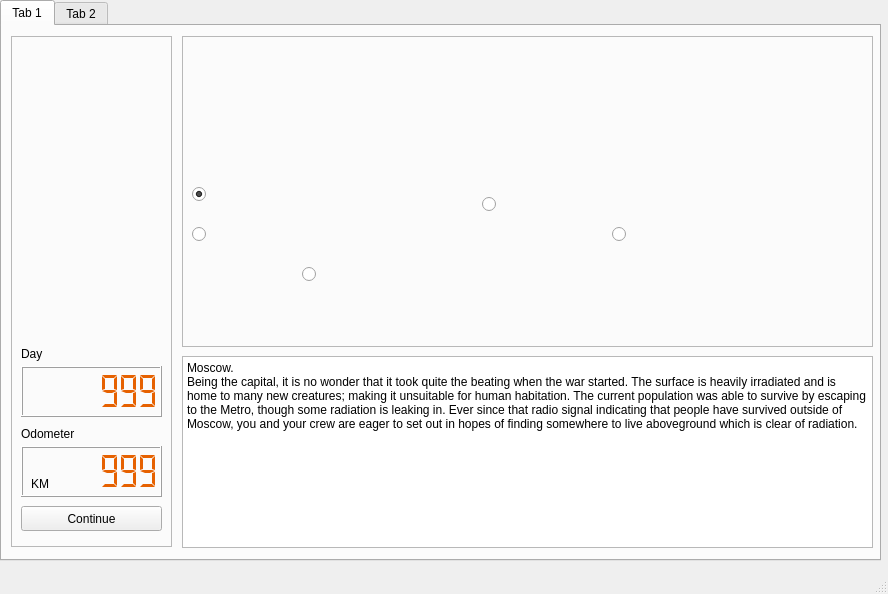
<?xml version="1.0" encoding="UTF-8"?>
<ui version="4.0">
 <class>MainWindow</class>
 <widget class="QMainWindow" name="MainWindow">
  <property name="geometry">
   <rect>
    <x>0</x>
    <y>0</y>
    <width>888</width>
    <height>594</height>
   </rect>
  </property>
  <property name="windowTitle">
   <string>MainWindow</string>
  </property>
  <widget class="QWidget" name="centralwidget">
   <widget class="QTabWidget" name="tabWidget">
    <property name="geometry">
     <rect>
      <x>0</x>
      <y>0</y>
      <width>881</width>
      <height>561</height>
     </rect>
    </property>
    <property name="currentIndex">
     <number>0</number>
    </property>
    <widget class="QWidget" name="tab">
     <attribute name="title">
      <string>Tab 1</string>
     </attribute>
     <widget class="QFrame" name="map_frame">
      <property name="geometry">
       <rect>
        <x>180</x>
        <y>10</y>
        <width>691</width>
        <height>311</height>
       </rect>
      </property>
      <property name="frameShape">
       <enum>QFrame::Shape::StyledPanel</enum>
      </property>
      <property name="frameShadow">
       <enum>QFrame::Shadow::Raised</enum>
      </property>
      <widget class="QLabel" name="label_m_map">
       <property name="geometry">
        <rect>
         <x>10</x>
         <y>10</y>
         <width>671</width>
         <height>291</height>
        </rect>
       </property>
       <property name="text">
        <string/>
       </property>
       <property name="pixmap">
        <pixmap>images/map.png</pixmap>
       </property>
      </widget>
      <widget class="QRadioButton" name="indicatorMoscow">
       <property name="geometry">
        <rect>
         <x>10</x>
         <y>150</y>
         <width>16</width>
         <height>16</height>
        </rect>
       </property>
       <property name="text">
        <string/>
       </property>
       <property name="checkable">
        <bool>true</bool>
       </property>
       <property name="checked">
        <bool>true</bool>
       </property>
      </widget>
      <widget class="QRadioButton" name="indicatorVolga">
       <property name="geometry">
        <rect>
         <x>10</x>
         <y>190</y>
         <width>16</width>
         <height>16</height>
        </rect>
       </property>
       <property name="text">
        <string/>
       </property>
       <property name="checkable">
        <bool>false</bool>
       </property>
       <property name="checked">
        <bool>false</bool>
       </property>
      </widget>
      <widget class="QRadioButton" name="indicatorCaspian">
       <property name="geometry">
        <rect>
         <x>120</x>
         <y>230</y>
         <width>16</width>
         <height>16</height>
        </rect>
       </property>
       <property name="text">
        <string/>
       </property>
       <property name="checkable">
        <bool>false</bool>
       </property>
       <property name="checked">
        <bool>false</bool>
       </property>
      </widget>
      <widget class="QRadioButton" name="indicatorNovosibirsk">
       <property name="geometry">
        <rect>
         <x>300</x>
         <y>160</y>
         <width>16</width>
         <height>16</height>
        </rect>
       </property>
       <property name="text">
        <string/>
       </property>
       <property name="checkable">
        <bool>false</bool>
       </property>
       <property name="checked">
        <bool>false</bool>
       </property>
      </widget>
      <widget class="QRadioButton" name="indicatorEnd">
       <property name="geometry">
        <rect>
         <x>430</x>
         <y>190</y>
         <width>16</width>
         <height>16</height>
        </rect>
       </property>
       <property name="text">
        <string/>
       </property>
       <property name="checkable">
        <bool>false</bool>
       </property>
       <property name="checked">
        <bool>false</bool>
       </property>
      </widget>
     </widget>
     <widget class="QFrame" name="frame">
      <property name="geometry">
       <rect>
        <x>9</x>
        <y>10</y>
        <width>161</width>
        <height>511</height>
       </rect>
      </property>
      <property name="frameShape">
       <enum>QFrame::Shape::StyledPanel</enum>
      </property>
      <property name="frameShadow">
       <enum>QFrame::Shadow::Raised</enum>
      </property>
      <widget class="QLCDNumber" name="lcdNumber_mosc_odo">
       <property name="geometry">
        <rect>
         <x>10</x>
         <y>410</y>
         <width>141</width>
         <height>51</height>
        </rect>
       </property>
       <property name="styleSheet">
        <string notr="true">QLCDNumber{color:rgb(230, 97, 0);}</string>
       </property>
       <property name="digitCount">
        <number>7</number>
       </property>
       <property name="mode">
        <enum>QLCDNumber::Mode::Dec</enum>
       </property>
       <property name="segmentStyle">
        <enum>QLCDNumber::SegmentStyle::Flat</enum>
       </property>
       <property name="value" stdset="0">
        <double>999.000000000000000</double>
       </property>
      </widget>
      <widget class="QLCDNumber" name="lcdNumber_mosc_day">
       <property name="geometry">
        <rect>
         <x>10</x>
         <y>330</y>
         <width>141</width>
         <height>51</height>
        </rect>
       </property>
       <property name="styleSheet">
        <string notr="true">QLCDNumber{color:rgb(230, 97, 0);}</string>
       </property>
       <property name="digitCount">
        <number>7</number>
       </property>
       <property name="mode">
        <enum>QLCDNumber::Mode::Dec</enum>
       </property>
       <property name="segmentStyle">
        <enum>QLCDNumber::SegmentStyle::Flat</enum>
       </property>
       <property name="value" stdset="0">
        <double>999.000000000000000</double>
       </property>
      </widget>
      <widget class="QPushButton" name="pushButton">
       <property name="geometry">
        <rect>
         <x>10</x>
         <y>470</y>
         <width>141</width>
         <height>25</height>
        </rect>
       </property>
       <property name="text">
        <string>Continue</string>
       </property>
      </widget>
      <widget class="QLabel" name="label">
       <property name="geometry">
        <rect>
         <x>10</x>
         <y>310</y>
         <width>49</width>
         <height>16</height>
        </rect>
       </property>
       <property name="text">
        <string>Day</string>
       </property>
      </widget>
      <widget class="QLabel" name="label_2">
       <property name="geometry">
        <rect>
         <x>10</x>
         <y>390</y>
         <width>61</width>
         <height>16</height>
        </rect>
       </property>
       <property name="text">
        <string>Odometer</string>
       </property>
      </widget>
      <widget class="QLabel" name="label_3">
       <property name="geometry">
        <rect>
         <x>20</x>
         <y>440</y>
         <width>21</width>
         <height>16</height>
        </rect>
       </property>
       <property name="text">
        <string>KM</string>
       </property>
      </widget>
     </widget>
     <widget class="QTextBrowser" name="textBrowser">
      <property name="geometry">
       <rect>
        <x>180</x>
        <y>330</y>
        <width>691</width>
        <height>192</height>
       </rect>
      </property>
      <property name="html">
       <string>&lt;!DOCTYPE HTML PUBLIC &quot;-//W3C//DTD HTML 4.0//EN&quot; &quot;http://www.w3.org/TR/REC-html40/strict.dtd&quot;&gt;
&lt;html&gt;&lt;head&gt;&lt;meta name=&quot;qrichtext&quot; content=&quot;1&quot; /&gt;&lt;meta charset=&quot;utf-8&quot; /&gt;&lt;style type=&quot;text/css&quot;&gt;
p, li { white-space: pre-wrap; }
hr { height: 1px; border-width: 0; }
li.unchecked::marker { content: &quot;\2610&quot;; }
li.checked::marker { content: &quot;\2612&quot;; }
&lt;/style&gt;&lt;/head&gt;&lt;body style=&quot; font-family:'IBM Plex Sans'; font-size:10pt; font-weight:400; font-style:normal;&quot;&gt;
&lt;p style=&quot; margin-top:0px; margin-bottom:0px; margin-left:0px; margin-right:0px; -qt-block-indent:0; text-indent:0px;&quot;&gt;&lt;span style=&quot; font-family:'Segoe UI'; font-size:9pt;&quot;&gt;Moscow.&lt;/span&gt;&lt;/p&gt;
&lt;p style=&quot; margin-top:0px; margin-bottom:0px; margin-left:0px; margin-right:0px; -qt-block-indent:0; text-indent:0px;&quot;&gt;&lt;span style=&quot; font-family:'Segoe UI'; font-size:9pt;&quot;&gt;Being the capital, it is no wonder that it took quite the beating when the war started. The surface is heavily irradiated and is home to many new creatures; making it unsuitable for human habitation. The current population was able to survive by escaping to the Metro, though some radiation is leaking in. Ever since that radio signal indicating that people have survived outside of Moscow, you and your crew are eager to set out in hopes of finding somewhere to live aboveground which is clear of radiation.&lt;/span&gt;&lt;/p&gt;&lt;/body&gt;&lt;/html&gt;</string>
      </property>
     </widget>
    </widget>
    <widget class="QWidget" name="tab_2">
     <attribute name="title">
      <string>Tab 2</string>
     </attribute>
     <widget class="QFrame" name="frame_2">
      <property name="geometry">
       <rect>
        <x>20</x>
        <y>10</y>
        <width>341</width>
        <height>511</height>
       </rect>
      </property>
      <property name="frameShape">
       <enum>QFrame::Shape::StyledPanel</enum>
      </property>
      <property name="frameShadow">
       <enum>QFrame::Shadow::Raised</enum>
      </property>
      <widget class="QFrame" name="frame_4">
       <property name="geometry">
        <rect>
         <x>10</x>
         <y>89</y>
         <width>321</width>
         <height>411</height>
        </rect>
       </property>
       <property name="frameShape">
        <enum>QFrame::Shape::StyledPanel</enum>
       </property>
       <property name="frameShadow">
        <enum>QFrame::Shadow::Raised</enum>
       </property>
       <widget class="QTextBrowser" name="textBrowser_sub">
        <property name="geometry">
         <rect>
          <x>10</x>
          <y>10</y>
          <width>301</width>
          <height>391</height>
         </rect>
        </property>
       </widget>
      </widget>
      <widget class="QLCDNumber" name="lcdNumber_mosc_energy">
       <property name="geometry">
        <rect>
         <x>190</x>
         <y>30</y>
         <width>141</width>
         <height>51</height>
        </rect>
       </property>
       <property name="styleSheet">
        <string notr="true">QLCDNumber{color:rgb(230, 97, 0);}</string>
       </property>
       <property name="digitCount">
        <number>7</number>
       </property>
       <property name="mode">
        <enum>QLCDNumber::Mode::Dec</enum>
       </property>
       <property name="segmentStyle">
        <enum>QLCDNumber::SegmentStyle::Flat</enum>
       </property>
       <property name="value" stdset="0">
        <double>999.000000000000000</double>
       </property>
      </widget>
      <widget class="QLabel" name="label_4">
       <property name="geometry">
        <rect>
         <x>190</x>
         <y>10</y>
         <width>49</width>
         <height>16</height>
        </rect>
       </property>
       <property name="text">
        <string>Energy</string>
       </property>
      </widget>
     </widget>
     <widget class="QFrame" name="frame_3">
      <property name="geometry">
       <rect>
        <x>360</x>
        <y>10</y>
        <width>511</width>
        <height>511</height>
       </rect>
      </property>
      <property name="frameShape">
       <enum>QFrame::Shape::StyledPanel</enum>
      </property>
      <property name="frameShadow">
       <enum>QFrame::Shadow::Raised</enum>
      </property>
      <widget class="QLabel" name="label_map">
       <property name="geometry">
        <rect>
         <x>10</x>
         <y>10</y>
         <width>491</width>
         <height>491</height>
        </rect>
       </property>
       <property name="text">
        <string/>
       </property>
       <property name="pixmap">
        <pixmap resource="resources.qrc">:/images/images/map_moscow.png</pixmap>
       </property>
      </widget>
     </widget>
    </widget>
   </widget>
  </widget>
  <widget class="QStatusBar" name="statusbar"/>
 </widget>
 <resources>
  <include location="resources.qrc"/>
 </resources>
 <connections/>
</ui>
